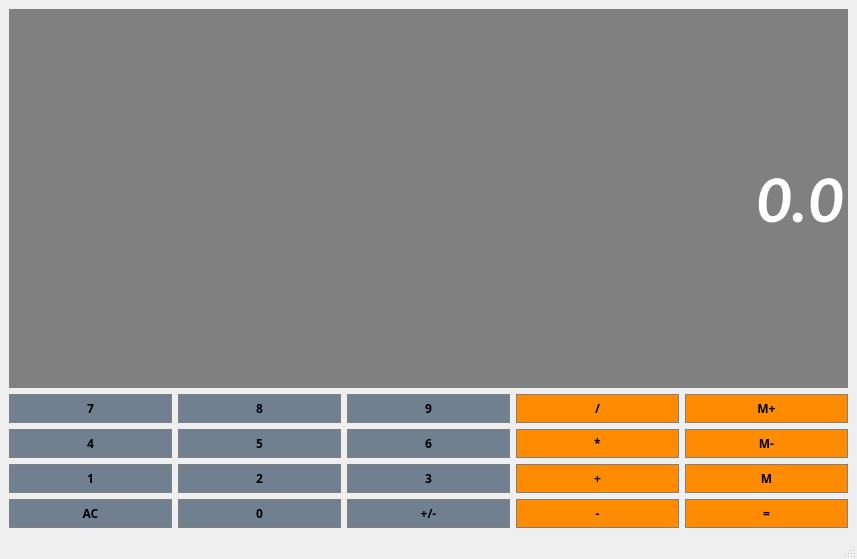
<?xml version="1.0" encoding="UTF-8"?>
<ui version="4.0">
 <class>Calculator</class>
 <widget class="QMainWindow" name="Calculator">
  <property name="geometry">
   <rect>
    <x>0</x>
    <y>0</y>
    <width>857</width>
    <height>559</height>
   </rect>
  </property>
  <property name="sizePolicy">
   <sizepolicy hsizetype="Preferred" vsizetype="Expanding">
    <horstretch>0</horstretch>
    <verstretch>0</verstretch>
   </sizepolicy>
  </property>
  <property name="windowTitle">
   <string>Calculator</string>
  </property>
  <widget class="QWidget" name="centralwidget">
   <layout class="QGridLayout" name="gridLayout">
    <item row="4" column="3">
     <widget class="QPushButton" name="Subtract">
      <property name="sizePolicy">
       <sizepolicy hsizetype="Preferred" vsizetype="Preferred">
        <horstretch>0</horstretch>
        <verstretch>0</verstretch>
       </sizepolicy>
      </property>
      <property name="font">
       <font>
        <family>Arial Black</family>
        <bold>true</bold>
       </font>
      </property>
      <property name="styleSheet">
       <string notr="true">QPushButton {
	background-color: #FF8C00;
	border: 1px solid gray;
	padding: 5px;
}

QPushButton:pressed {
	background-color: #A9A9A9;
	border: 1px solid gray;
	padding: 5px;
}</string>
      </property>
      <property name="text">
       <string>-</string>
      </property>
     </widget>
    </item>
    <item row="2" column="2">
     <widget class="QPushButton" name="Button6">
      <property name="sizePolicy">
       <sizepolicy hsizetype="Preferred" vsizetype="Preferred">
        <horstretch>0</horstretch>
        <verstretch>0</verstretch>
       </sizepolicy>
      </property>
      <property name="font">
       <font>
        <family>Arial Black</family>
        <bold>true</bold>
       </font>
      </property>
      <property name="styleSheet">
       <string notr="true">QPushButton {
	background-color: #708090;
	border: 1px solid gray;
	padding: 5px;
}

QPushButton:pressed {
	background-color: #A9A9A9;
	border: 1px solid gray;
	padding: 5px;
}</string>
      </property>
      <property name="text">
       <string>6</string>
      </property>
     </widget>
    </item>
    <item row="4" column="2">
     <widget class="QPushButton" name="ChangeSign">
      <property name="sizePolicy">
       <sizepolicy hsizetype="Preferred" vsizetype="Preferred">
        <horstretch>0</horstretch>
        <verstretch>0</verstretch>
       </sizepolicy>
      </property>
      <property name="font">
       <font>
        <family>Arial Black</family>
        <bold>true</bold>
       </font>
      </property>
      <property name="styleSheet">
       <string notr="true">QPushButton {
	background-color: #708090;
	border: 1px solid gray;
	padding: 5px;
}

QPushButton:pressed {
	background-color: #A9A9A9;
	border: 1px solid gray;
	padding: 5px;
}</string>
      </property>
      <property name="text">
       <string>+/-</string>
      </property>
     </widget>
    </item>
    <item row="3" column="3">
     <widget class="QPushButton" name="Add">
      <property name="sizePolicy">
       <sizepolicy hsizetype="Preferred" vsizetype="Preferred">
        <horstretch>0</horstretch>
        <verstretch>0</verstretch>
       </sizepolicy>
      </property>
      <property name="font">
       <font>
        <family>Arial Black</family>
        <bold>true</bold>
       </font>
      </property>
      <property name="styleSheet">
       <string notr="true">QPushButton {
	background-color: #FF8C00;
	border: 1px solid gray;
	padding: 5px;
}

QPushButton:pressed {
	background-color: #A9A9A9;
	border: 1px solid gray;
	padding: 5px;
}</string>
      </property>
      <property name="text">
       <string>+</string>
      </property>
     </widget>
    </item>
    <item row="3" column="4">
     <widget class="QPushButton" name="MemGet">
      <property name="sizePolicy">
       <sizepolicy hsizetype="Preferred" vsizetype="Preferred">
        <horstretch>0</horstretch>
        <verstretch>0</verstretch>
       </sizepolicy>
      </property>
      <property name="font">
       <font>
        <family>Arial Black</family>
        <bold>true</bold>
       </font>
      </property>
      <property name="styleSheet">
       <string notr="true">QPushButton {
	background-color: #FF8C00;
	border: 1px solid gray;
	padding: 5px;
}

QPushButton:pressed {
	background-color: #A9A9A9;
	border: 1px solid gray;
	padding: 5px;
}</string>
      </property>
      <property name="text">
       <string>M</string>
      </property>
     </widget>
    </item>
    <item row="2" column="1">
     <widget class="QPushButton" name="Button5">
      <property name="sizePolicy">
       <sizepolicy hsizetype="Preferred" vsizetype="Preferred">
        <horstretch>0</horstretch>
        <verstretch>0</verstretch>
       </sizepolicy>
      </property>
      <property name="font">
       <font>
        <family>Arial Black</family>
        <bold>true</bold>
       </font>
      </property>
      <property name="styleSheet">
       <string notr="true">QPushButton {
	background-color: #708090;
	border: 1px solid gray;
	padding: 5px;
}

QPushButton:pressed {
	background-color: #A9A9A9;
	border: 1px solid gray;
	padding: 5px;
}</string>
      </property>
      <property name="text">
       <string>5</string>
      </property>
     </widget>
    </item>
    <item row="2" column="3">
     <widget class="QPushButton" name="Multiply">
      <property name="sizePolicy">
       <sizepolicy hsizetype="Preferred" vsizetype="Preferred">
        <horstretch>0</horstretch>
        <verstretch>0</verstretch>
       </sizepolicy>
      </property>
      <property name="font">
       <font>
        <family>Arial Black</family>
        <bold>true</bold>
       </font>
      </property>
      <property name="styleSheet">
       <string notr="true">QPushButton {
	background-color: #FF8C00;
	border: 1px solid gray;
	padding: 5px;
}

QPushButton:pressed {
	background-color: #A9A9A9;
	border: 1px solid gray;
	padding: 5px;
}</string>
      </property>
      <property name="text">
       <string>*</string>
      </property>
     </widget>
    </item>
    <item row="1" column="1">
     <widget class="QPushButton" name="Button8">
      <property name="sizePolicy">
       <sizepolicy hsizetype="Preferred" vsizetype="Preferred">
        <horstretch>0</horstretch>
        <verstretch>0</verstretch>
       </sizepolicy>
      </property>
      <property name="font">
       <font>
        <family>Arial Black</family>
        <bold>true</bold>
       </font>
      </property>
      <property name="styleSheet">
       <string notr="true">QPushButton {
	background-color: #708090;
	border: 1px solid gray;
	padding: 5px;
}

QPushButton:pressed {
	background-color: #A9A9A9;
	border: 1px solid gray;
	padding: 5px;
}</string>
      </property>
      <property name="text">
       <string>8</string>
      </property>
     </widget>
    </item>
    <item row="3" column="2">
     <widget class="QPushButton" name="Button3">
      <property name="sizePolicy">
       <sizepolicy hsizetype="Preferred" vsizetype="Preferred">
        <horstretch>0</horstretch>
        <verstretch>0</verstretch>
       </sizepolicy>
      </property>
      <property name="font">
       <font>
        <family>Arial Black</family>
        <bold>true</bold>
       </font>
      </property>
      <property name="styleSheet">
       <string notr="true">QPushButton {
	background-color: #708090;
	border: 1px solid gray;
	padding: 5px;
}

QPushButton:pressed {
	background-color: #A9A9A9;
	border: 1px solid gray;
	padding: 5px;
}</string>
      </property>
      <property name="text">
       <string>3</string>
      </property>
     </widget>
    </item>
    <item row="1" column="2">
     <widget class="QPushButton" name="Button9">
      <property name="sizePolicy">
       <sizepolicy hsizetype="Preferred" vsizetype="Preferred">
        <horstretch>0</horstretch>
        <verstretch>0</verstretch>
       </sizepolicy>
      </property>
      <property name="font">
       <font>
        <family>Arial Black</family>
        <bold>true</bold>
       </font>
      </property>
      <property name="styleSheet">
       <string notr="true">QPushButton {
	background-color: #708090;
	border: 1px solid gray;
	padding: 5px;
}

QPushButton:pressed {
	background-color: #A9A9A9;
	border: 1px solid gray;
	padding: 5px;
}</string>
      </property>
      <property name="text">
       <string>9</string>
      </property>
     </widget>
    </item>
    <item row="2" column="0">
     <widget class="QPushButton" name="Button4">
      <property name="sizePolicy">
       <sizepolicy hsizetype="Preferred" vsizetype="Preferred">
        <horstretch>0</horstretch>
        <verstretch>0</verstretch>
       </sizepolicy>
      </property>
      <property name="font">
       <font>
        <family>Arial Black</family>
        <bold>true</bold>
       </font>
      </property>
      <property name="styleSheet">
       <string notr="true">QPushButton {
	background-color: #708090;
	border: 1px solid gray;
	padding: 5px;
}

QPushButton:pressed {
	background-color: #A9A9A9;
	border: 1px solid gray;
	padding: 5px;
}</string>
      </property>
      <property name="text">
       <string>4</string>
      </property>
     </widget>
    </item>
    <item row="4" column="0">
     <widget class="QPushButton" name="Clear">
      <property name="sizePolicy">
       <sizepolicy hsizetype="Preferred" vsizetype="Preferred">
        <horstretch>0</horstretch>
        <verstretch>0</verstretch>
       </sizepolicy>
      </property>
      <property name="font">
       <font>
        <family>Arial Black</family>
        <bold>true</bold>
       </font>
      </property>
      <property name="styleSheet">
       <string notr="true">QPushButton {
	background-color: #708090;
	border: 1px solid gray;
	padding: 5px;
}

QPushButton:pressed {
	background-color: #A9A9A9;
	border: 1px solid gray;
	padding: 5px;
}</string>
      </property>
      <property name="text">
       <string>AC</string>
      </property>
     </widget>
    </item>
    <item row="2" column="4">
     <widget class="QPushButton" name="MemClear">
      <property name="sizePolicy">
       <sizepolicy hsizetype="Preferred" vsizetype="Preferred">
        <horstretch>0</horstretch>
        <verstretch>0</verstretch>
       </sizepolicy>
      </property>
      <property name="font">
       <font>
        <family>Arial Black</family>
        <bold>true</bold>
       </font>
      </property>
      <property name="styleSheet">
       <string notr="true">QPushButton {
	background-color: #FF8C00;
	border: 1px solid gray;
	padding: 5px;
}

QPushButton:pressed {
	background-color: #A9A9A9;
	border: 1px solid gray;
	padding: 5px;
}</string>
      </property>
      <property name="text">
       <string>M-</string>
      </property>
     </widget>
    </item>
    <item row="4" column="4">
     <widget class="QPushButton" name="Equals">
      <property name="sizePolicy">
       <sizepolicy hsizetype="Preferred" vsizetype="Preferred">
        <horstretch>0</horstretch>
        <verstretch>0</verstretch>
       </sizepolicy>
      </property>
      <property name="font">
       <font>
        <family>Arial Black</family>
        <bold>true</bold>
       </font>
      </property>
      <property name="styleSheet">
       <string notr="true">QPushButton {
	background-color: #FF8C00;
	border: 1px solid gray;
	padding: 5px;
}

QPushButton:pressed {
	background-color: #A9A9A9;
	border: 1px solid gray;
	padding: 5px;
}</string>
      </property>
      <property name="text">
       <string>=</string>
      </property>
     </widget>
    </item>
    <item row="3" column="0">
     <widget class="QPushButton" name="Button1">
      <property name="sizePolicy">
       <sizepolicy hsizetype="Preferred" vsizetype="Preferred">
        <horstretch>0</horstretch>
        <verstretch>0</verstretch>
       </sizepolicy>
      </property>
      <property name="font">
       <font>
        <family>Arial Black</family>
        <bold>true</bold>
       </font>
      </property>
      <property name="styleSheet">
       <string notr="true">QPushButton {
	background-color: #708090;
	border: 1px solid gray;
	padding: 5px;
}

QPushButton:pressed {
	background-color: #A9A9A9;
	border: 1px solid gray;
	padding: 5px;
}</string>
      </property>
      <property name="text">
       <string>1</string>
      </property>
     </widget>
    </item>
    <item row="3" column="1">
     <widget class="QPushButton" name="Button2">
      <property name="sizePolicy">
       <sizepolicy hsizetype="Preferred" vsizetype="Preferred">
        <horstretch>0</horstretch>
        <verstretch>0</verstretch>
       </sizepolicy>
      </property>
      <property name="font">
       <font>
        <family>Arial Black</family>
        <bold>true</bold>
       </font>
      </property>
      <property name="styleSheet">
       <string notr="true">QPushButton {
	background-color: #708090;
	border: 1px solid gray;
	padding: 5px;
}

QPushButton:pressed {
	background-color: #A9A9A9;
	border: 1px solid gray;
	padding: 5px;
}</string>
      </property>
      <property name="text">
       <string>2</string>
      </property>
     </widget>
    </item>
    <item row="1" column="0">
     <widget class="QPushButton" name="Button7">
      <property name="sizePolicy">
       <sizepolicy hsizetype="Preferred" vsizetype="Preferred">
        <horstretch>0</horstretch>
        <verstretch>0</verstretch>
       </sizepolicy>
      </property>
      <property name="font">
       <font>
        <family>Arial Black</family>
        <bold>true</bold>
       </font>
      </property>
      <property name="styleSheet">
       <string notr="true">QPushButton {
	background-color: #708090;
	border: 1px solid gray;
	padding: 5px;
}

QPushButton:pressed {
	background-color: #A9A9A9;
	border: 1px solid gray;
	padding: 5px;
}</string>
      </property>
      <property name="text">
       <string>7</string>
      </property>
     </widget>
    </item>
    <item row="1" column="4">
     <widget class="QPushButton" name="MemAdd">
      <property name="sizePolicy">
       <sizepolicy hsizetype="Preferred" vsizetype="Preferred">
        <horstretch>0</horstretch>
        <verstretch>0</verstretch>
       </sizepolicy>
      </property>
      <property name="font">
       <font>
        <family>Arial Black</family>
        <bold>true</bold>
       </font>
      </property>
      <property name="styleSheet">
       <string notr="true">QPushButton {
	background-color: #FF8C00;
	border: 1px solid gray;
	padding: 5px;
}

QPushButton:pressed {
	background-color: #A9A9A9;
	border: 1px solid gray;
	padding: 5px;
}</string>
      </property>
      <property name="text">
       <string>M+</string>
      </property>
     </widget>
    </item>
    <item row="1" column="3">
     <widget class="QPushButton" name="Divide">
      <property name="sizePolicy">
       <sizepolicy hsizetype="Preferred" vsizetype="Preferred">
        <horstretch>0</horstretch>
        <verstretch>0</verstretch>
       </sizepolicy>
      </property>
      <property name="font">
       <font>
        <family>Arial Black</family>
        <bold>true</bold>
       </font>
      </property>
      <property name="styleSheet">
       <string notr="true">QPushButton {
	background-color: #FF8C00;
	border: 1px solid gray;
	padding: 5px;
}

QPushButton:pressed {
	background-color: #A9A9A9;
	border: 1px solid gray;
	padding: 5px;
}</string>
      </property>
      <property name="text">
       <string>/</string>
      </property>
     </widget>
    </item>
    <item row="0" column="0" colspan="5">
     <widget class="QLineEdit" name="Display">
      <property name="sizePolicy">
       <sizepolicy hsizetype="Preferred" vsizetype="Expanding">
        <horstretch>0</horstretch>
        <verstretch>0</verstretch>
       </sizepolicy>
      </property>
      <property name="font">
       <font>
        <family>Calibri</family>
        <pointsize>50</pointsize>
        <italic>true</italic>
        <bold>true</bold>
       </font>
      </property>
      <property name="styleSheet">
       <string notr="true">QLineEdit {
	background-color: gray;
	border: 1px solid gray;
	color: #ffffff;
}</string>
      </property>
      <property name="text">
       <string>0.0</string>
      </property>
      <property name="alignment">
       <set>Qt::AlignRight|Qt::AlignTrailing|Qt::AlignVCenter</set>
      </property>
     </widget>
    </item>
    <item row="4" column="1">
     <widget class="QPushButton" name="Button0">
      <property name="sizePolicy">
       <sizepolicy hsizetype="Preferred" vsizetype="Preferred">
        <horstretch>0</horstretch>
        <verstretch>0</verstretch>
       </sizepolicy>
      </property>
      <property name="font">
       <font>
        <family>Arial Black</family>
        <italic>false</italic>
        <bold>true</bold>
       </font>
      </property>
      <property name="styleSheet">
       <string notr="true">QPushButton {
	background-color: #708090;
	border: 1px solid gray;
	padding: 5px;
}

QPushButton:pressed {
	background-color: #A9A9A9;
	border: 1px solid gray;
	padding: 5px;
}</string>
      </property>
      <property name="text">
       <string>0</string>
      </property>
     </widget>
    </item>
   </layout>
  </widget>
  <widget class="QStatusBar" name="statusbar"/>
 </widget>
 <resources/>
 <connections/>
</ui>
